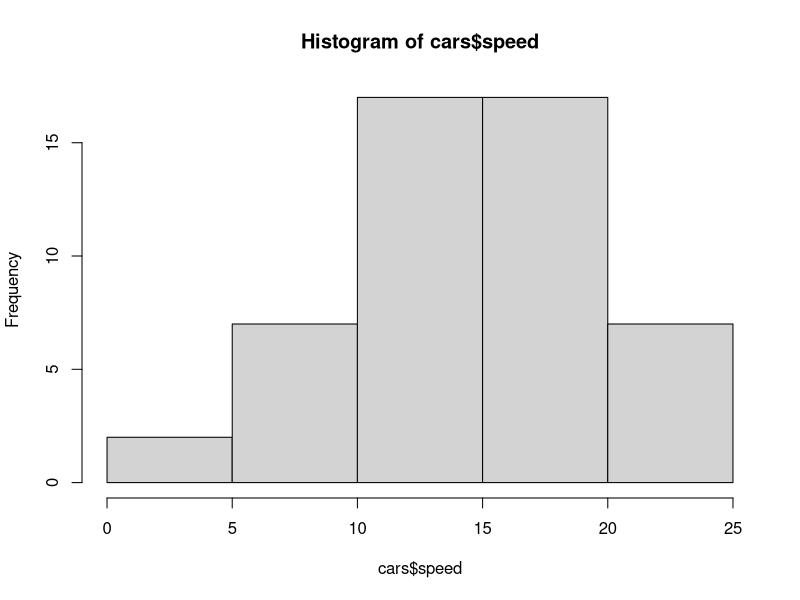
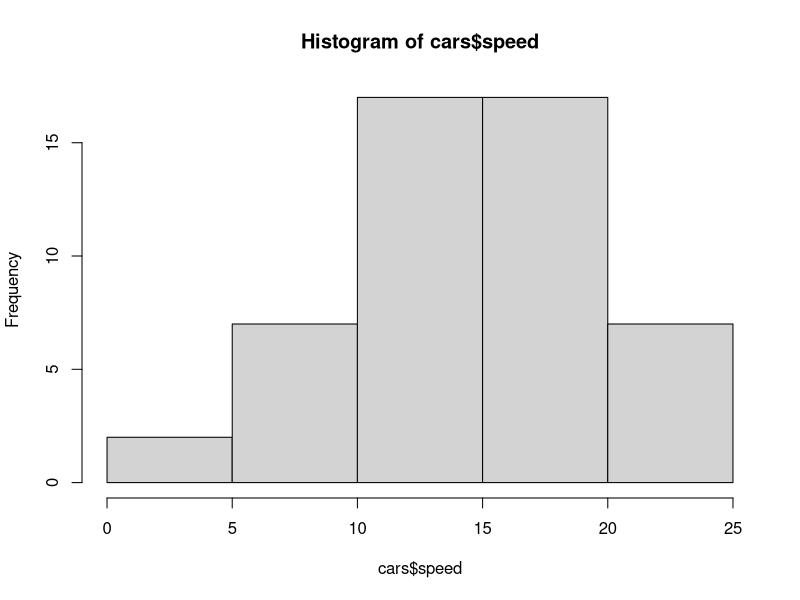
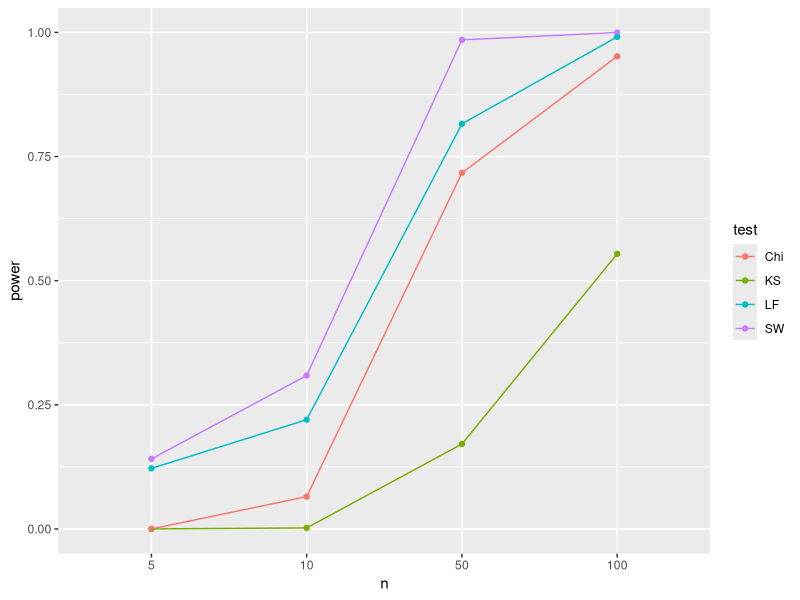

The R script that drew these images, in order:
## ---- chunk 1
str(cars)
hist(cars$speed)
mean_speed = mean(cars$speed)
mean_speed
sd_speed = sd(cars$speed)
sd_speed

## ---- chunk 2
shapiro.test(cars$speed)
## ---- chunk 3
library(nortest)
lillie.test(cars$speed)
## ---- chunk 4
# Test for N(mean_speed,sd_speed)
ks.test(cars$speed,'pnorm',mean_speed,sd_speed)

# Test for N(0,1)
ks.test(cars$speed,'pnorm')
## ---- chunk 5
h = hist(cars$speed) # hist of data
Ob = h$counts # observed frequencies in classes


p1 = pnorm(5,mean_speed,sd_speed)# P(X <= 5)
p2 = pnorm(10,mean_speed,sd_speed)-pnorm(5,mean_speed,sd_speed) # P(5<=X <= 10)
p3 = pnorm(15,mean_speed,sd_speed)-pnorm(10,mean_speed,sd_speed) # P(10<=X <= 15)
p4 = pnorm(20,mean_speed,sd_speed)-pnorm(15,mean_speed,sd_speed) # P(15<=X <= 20)
p5 = 1- pnorm(20,mean_speed,sd_speed) # P(X> 20)

Pj = c(p1,p2,p3,p4,p5) # put everything in one array
sum(Pj) # is it = 1?
Ej = Pj*50 # Expected counts
Ej

# Chi-squared test for GOF
chisq.test(x=Ob,p = Pj)
## ---- chunk 6
pvalue <- 1-pchisq(1.3267,df=2)
pvalue
## ---- chunk 7
Ob=c(1,1,1,5,2,1,1,2,1,1,1,1)

# Estimate p- probability that a player will get a hit at-bat.
# p = #hits/total #of at-bats
p= sum((7:18)*Ob) / (18*45)

p1 <- pbinom(7,45,prob = p)
p2 <- dbinom(8:17,45,prob = p)
p12 <- pbinom(17,45,p,lower.tail = F)

Pj <- c(p1,p2,p12)

Ej=Pj*18

# Chi-squared test 
chisq.test(x=Ob,p=Pj)
## ---- chunk 8
Ob=c(8,6,4)
p1 <- pbinom(10,45,prob = p) # P(X<=10)
p2 <- sum(dbinom(11:14,45,prob = p)) # P(11<=X<=14)
p3 <- pbinom(14,45,p,lower.tail = F)# P(X>=15)
Pj <- c(p1,p2,p3)
sum(Pj)

Ej=Pj*18
Ej
# Chi-squared test 
chisq.test(x=Ob,p=Pj)
## ---- chunk 9
pvalue <- 1-pchisq(1.8222,df=1)
pvalue
## ---- chunk 10
#| warning: false
library(nortest)
library(tidyverse)


# function that runs the tests 
find_pvalues =function(n){
  
x = rgamma(n,shape = 1.5,scale = 1.5) # gamma data

sw = shapiro.test(x) # shapiro-wilk test
ks = ks.test(x,'pnorm',mean(x),sd(x)) # k-s test
lf = lillie.test(x) # lilliefors test

h=hist(x,nclass = sqrt(n),plot=FALSE)
ob=h$counts
xv=h$breaks
pj = c(pnorm(xv[2],mean(x),sd(x)),
       diff(pnorm(xv[2:(length(xv)-1)],mean(x),sd(x))),
       pnorm(xv[length(xv)-1],mean(x),sd(x),lower.tail = F))
chi = chisq.test(ob,p = pj) # chi-square test
# need to adjust df

pvalues = c(SW = sw$p.value < 0.05, 
            KS = ks$p.value< 0.05, 
            LF=lf$p.value < 0.05, 
            Chi = chi$p.value < 0.05)
return(pvalues)
}

# n values : sample sizes
n_values= c(5,10,50,100)
# find p_values for different sample sizes
p_val = map_df(n_values,find_pvalues)

# repeat 1000 times
results = replicate(1000,map(n_values,find_pvalues))

# better results format
df.results = bind_rows(results) %>% 
  mutate(n=gl(n = length(n_values),k=1,length = length(results),labels = n_values))

# compute the power
power_tests = df.results %>% 
  group_by(n) %>% 
  summarise_all(mean)
power_tests

# plot the power
power_tests %>% 
  pivot_longer(cols = -n, names_to = "test", values_to = "power") %>%
  ggplot(aes(x=n,y=power,group=test,col=test)) +
  geom_point()+
  geom_line()
